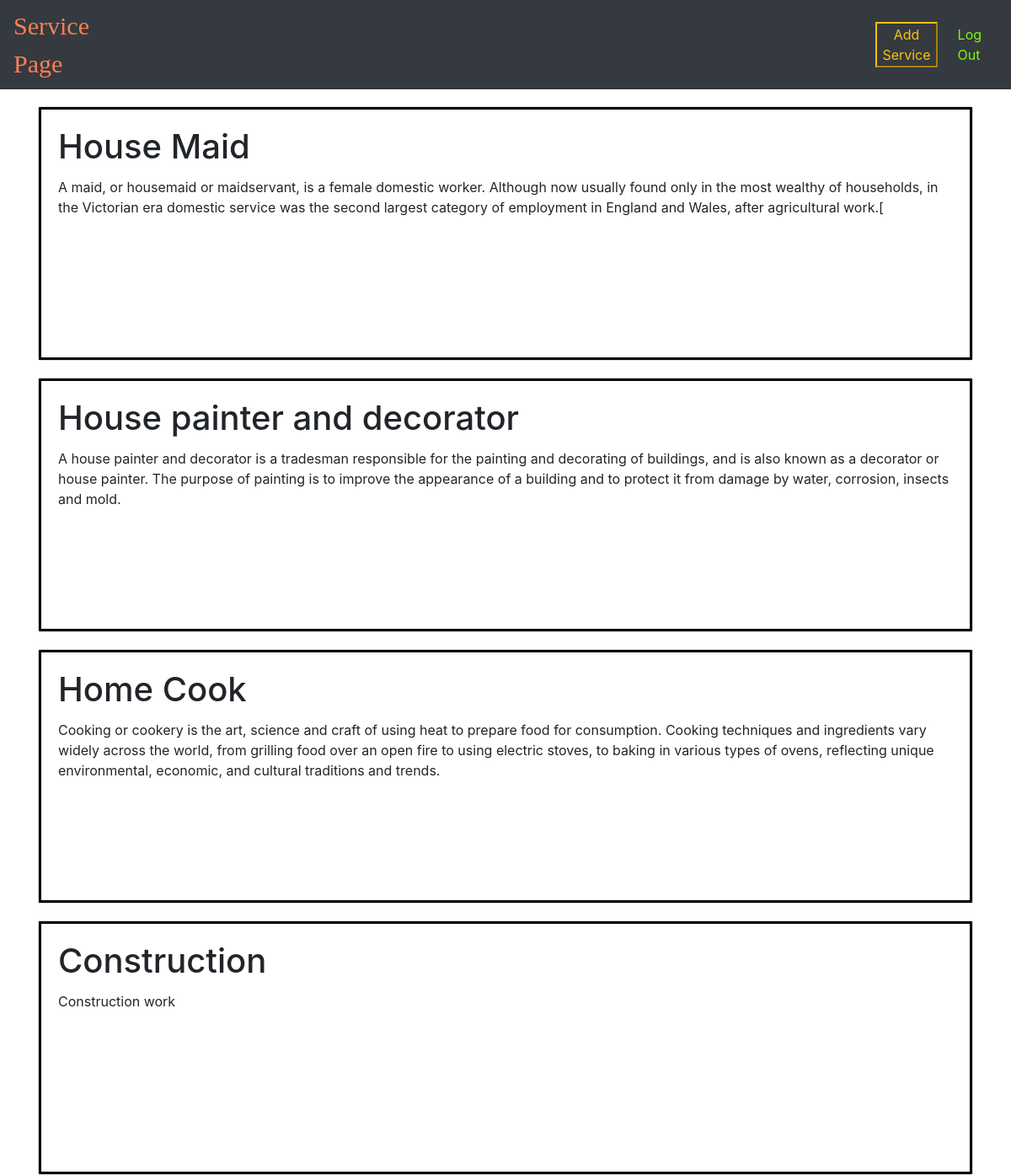
Screenshot of /ServPage/ (signed in) with the database file from the repository.
### ServPro/models.py (models this page shows, shortened)
class service(models.Model):
    Service_Name = models.CharField(max_length=50)
    Service_Description = models.TextField()
    Charges = models.CharField(max_length=50)
    creater = models.ForeignKey(User, on_delete=models.CASCADE)

### ServPro/views.py (the view)
# urls.py: path("ServPage/", views.ServPage, name="ServPage"),
@login_required(login_url='/')
def ServPage(request):
    Services = service.objects.filter(creater=request.user)
    n = len(Services)
    nSlides = n//4 + ceil((n/4)-(n//4))
    params = {'no_of_slides':nSlides,'range':range(1,nSlides),'Service':Services}
    return render(request, 'Html/ServPage.html',params)

### ServPro/Templates/Html/ServPage.html (shortened to what this page needs)
<!DOCTYPE html>
<html lang="en" dir="ltr">
  <head>
    {% load static %}
    <link rel="stylesheet" type="text/css" href="{% static 'Css/ServPage.css'%}"/>
    <link rel="stylesheet" href="https://maxcdn.bootstrapcdn.com/bootstrap/4.0.0/css/bootstrap.min.css">
  </head>
 <body>
 <nav class="navbar navbar-expand-lg navbar-dark bg-dark">
    <span class="pageName">Service Page</span>
    <form action="/AddService/">
    <button type="Submit" class="Add btn-outline-warning" id="Add">Add Service</button>
    </form>
    <a class="nav" id="LogOut" href="/LogOut">Log Out</a>
  </nav>
  <div class="container">
   <div class="card-deck">
    {% for i in Service %}
    <div class="card">
    <div class="card-body">
      <h1 class="card-title">{{i.Service_Name}}</h1>
       <p class="card-text">{{i.Service_Description}}</p>
       <div class="btn">
       </div>
    </div>
  </div>
    {% if forloop.counter|divisibleby:1 and forloop.counter > 0 and not forloop.last %}
    </div>
    <div class="card-deck">
      {% endif %}
      {% endfor %}
    </div>
</div>
  </body>
</html>

### ServPro/static/Css/ServPage.css (style rules this page uses)
.card-body { height: 300px; border: 3px solid black; }
.card { width: 80rem; margin: 20px; }
#LogOut { padding-left: 2vw; color: lawngreen; }
.pageName { color: coral; font-size: 30px; font-family: 'Times New Roman', Times, serif; }
nav { background-color: rgb(88, 88, 88); padding: 20px; }
.btn { margin-left: 450px; }
.Add { margin-left: 75vw; }

### rows the page displays
service: Service_Name "House Maid", Service_Description "A maid, or housemaid or maidservant, is a female domestic worker. Although now usually found only in the most wealthy of households, in the Victorian era domestic service was the second largest category of employment in England and Wales, after agricultural work.["
service: Service_Name "House painter and decorator", Service_Description "A house painter and decorator is a tradesman responsible for the painting and decorating of buildings, and is also known as a decorator or house painter. The purpose of painting is to improve the appearance of a building and to protect it from damage by water, corrosion, insects and mold."
service: Service_Name "Home Cook", Service_Description "Cooking or cookery is the art, science and craft of using heat to prepare food for consumption. Cooking techniques and ingredients vary widely across the world, from grilling food over an open fire to using electric stoves, to baking in various types of ovens, reflecting unique environmental, economic, and cultural traditions and trends."
service: Service_Name "Construction", Service_Description "Construction work"
